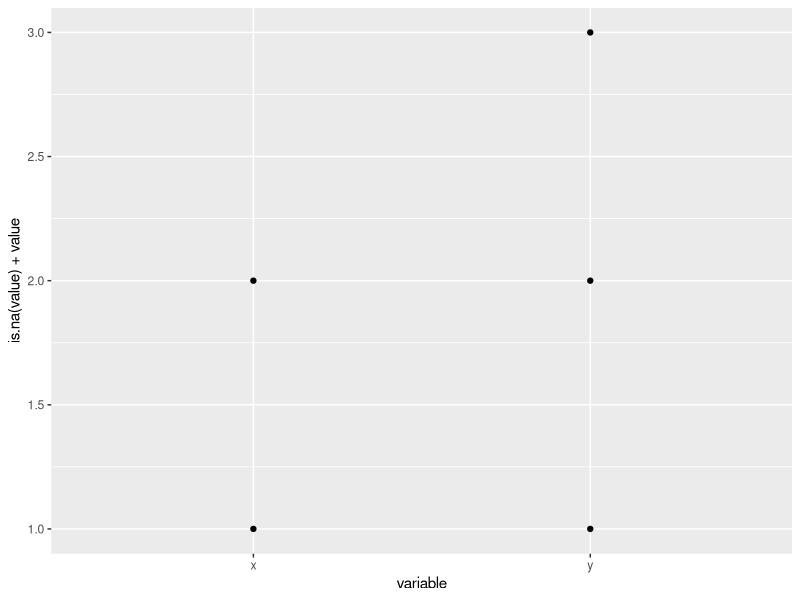

The R script that drew this image:
## ---- chunk 1
vector()
## ---- chunk 2
a <- 3L; b <- 3
class(a);class(b)
## ---- chunk 3
1/0; 0/0
## ---- chunk 4
data("mtcars")
attributes(mtcars)
str(mtcars)
## ---- chunk 5
x <- 1
print(x)
x
msg <- "hello"
msg
## ---- chunk 6
x <-  ## Incomplete expression
## ---- chunk 7
x <- 5  ## nothing printed
x       ## auto-printing occurs
print(x)  ## explicit printing
## ---- chunk 8
x <- 1:20 
x
## ---- chunk 9
x <- c(0.5, 0.6)       ## numeric
x <- c(TRUE, FALSE)    ## logical
x <- c(T, F)           ## logical
x <- c("a", "b", "c")  ## character
x <- 9:29              ## integer
x <- c(1+0i, 2+4i)     ## complex
## ---- chunk 10
x <- vector("numeric", length = 10) 
x
## ---- chunk 11
x <- 0:6
class(x)

as.numeric(x)

as.logical(x)

as.character(x)

## ---- chunk 12
x <- c(1, 2, NA, NA, NA)
y <- c(NA, NA, 1, 2, 3)
d <- data.frame(x = x, y = y)
## the number of missing values. 
b <- apply(d, 2, function(x)sum(is.na(x)))
## identify the index of missing values in a data frame
b <- apply(d, 2, function(x)which(is.na(x)))

library(reshape2)
dmelt <- melt(d)
dmelt
library(ggplot2)
g <- ggplot(data = dmelt, mapping = aes(x = variable, y = is.na(value)+value))
g <- g + geom_point()
g

#return the position of na in a vector r
a <- which(is.na(x))

is.nan(x)

x <- c(1, 2, NaN, NA, 4)
is.na(x)
is.nan(x)

